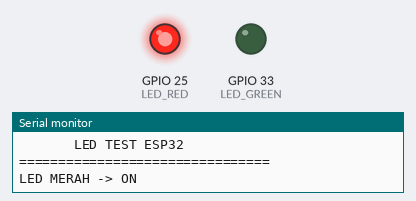
Simulated run of this sketch. Board: ESP32. Parts: output pins drawn as LEDs (lit = HIGH), the last lines printed to the serial monitor.

Above: at 2.5 s.
At 5.2 s:
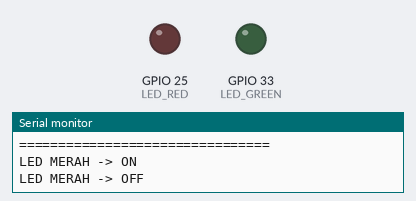
At 8.0 s:
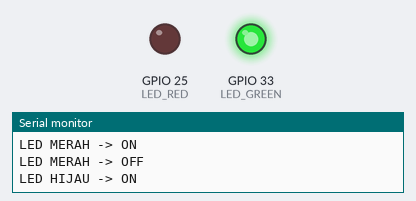
Timing chart, 0 to 14.3 s (numbered marks = the images above):
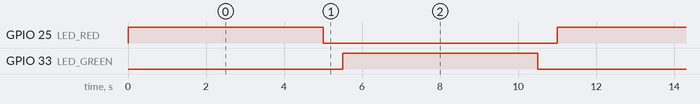

The sketch:

led.ino
```cpp
// ==========================================
// TEST LED ESP32
// LED MERAH  : GPIO 25
// LED HIJAU  : GPIO 33
// ==========================================

#define LED_RED   25
#define LED_GREEN 33

void setup() {
  Serial.begin(115200);

  pinMode(LED_RED, OUTPUT);
  pinMode(LED_GREEN, OUTPUT);

  // Pastikan kedua LED mati saat boot
  digitalWrite(LED_RED, LOW);
  digitalWrite(LED_GREEN, LOW);

  Serial.println("================================");
  Serial.println("       LED TEST ESP32");
  Serial.println("================================");
}

void loop() {

  // ==============================
  // LED MERAH ON
  // ==============================
  Serial.println("LED MERAH -> ON");

  digitalWrite(LED_RED, HIGH);
  digitalWrite(LED_GREEN, LOW);

  delay(5000);

  // ==============================
  // LED MERAH OFF
  // ==============================
  Serial.println("LED MERAH -> OFF");

  digitalWrite(LED_RED, LOW);

  delay(500);


  // ==============================
  // LED HIJAU ON
  // ==============================
  Serial.println("LED HIJAU -> ON");

  digitalWrite(LED_RED, LOW);
  digitalWrite(LED_GREEN, HIGH);

  delay(5000);

  // ==============================
  // LED HIJAU OFF
  // ==============================
  Serial.println("LED HIJAU -> OFF");

  digitalWrite(LED_GREEN, LOW);

  delay(500);
}
```

Measured:
- by itself, GPIO 25 (LED_RED), GPIO 33 (LED_GREEN): alternates HIGH for 5.0 s and LOW for 6.0 s
- by itself, everything shown: repeats every 11.0 s, in 4 steps
